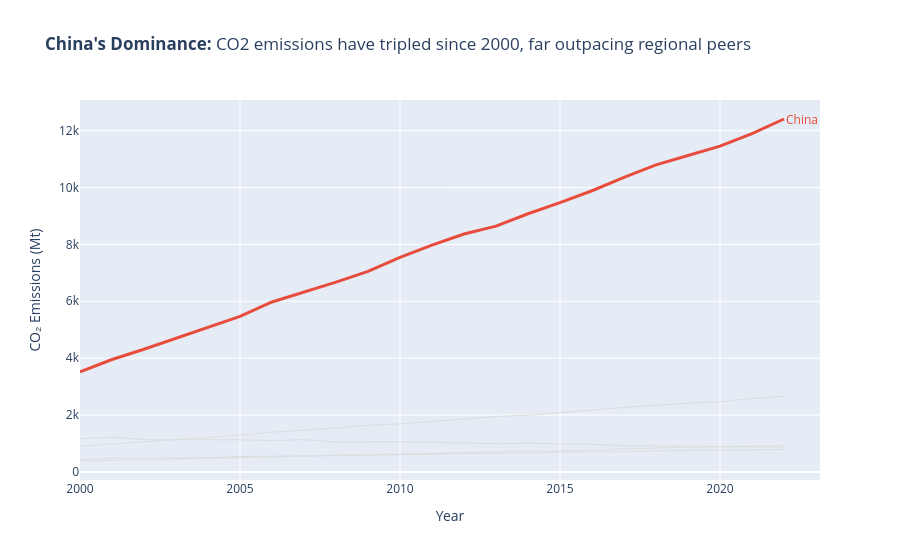

Notebook cell for this chart:
### Markdown cell above
---
## Task 1 — Multi-Series Line Chart with Highlight

**What to build:** A line chart showing CO2 emissions over time for **all Asian countries** in the dataset, with one country highlighted.

**Requirements:**
- All countries shown (for context), but only **one highlighted in colour** — your choice which
- All other lines in grey (#DDDDDD), thinner
- Highlighted country **labelled directly** at the end of its line (not in a legend)
- Insight title that names the highlighted country and its story

> 💡 `df[df['Region'] == 'Asia']` to filter; use `go.Figure()` with a loop for per-country control

### Code cell
# Task 1 — Multi-series line with highlight
# YOUR CODE HERE
df_asia = df[df['Region'] == 'Asia']
countries = df_asia['Country'].unique()
highlight_country = 'China'

fig = go.Figure()

for country in countries:
    country_data = df_asia[df_asia['Country'] == country]

    if country == highlight_country:
        fig.add_trace(go.Scatter(
            x=country_data['Year'],
            y=country_data['CO2_Mt'],
            mode='lines',
            name=country,
            line=dict(color='#E74C3C', width=3)
        ))
    else:
        fig.add_trace(go.Scatter(
            x=country_data['Year'],
            y=country_data['CO2_Mt'],
            mode='lines',
            name=country,
            line=dict(color='#DDDDDD', width=1),
            showlegend=False
        ))

highlight_data = df_asia[df_asia['Country'] == highlight_country]

fig.add_annotation(
    x=highlight_data['Year'].max(),
    y=highlight_data[highlight_data['Year'] == highlight_data['Year'].max()]['CO2_Mt'].values[0],
    text=highlight_country,
    showarrow=False,
    font=dict(size=12, color='#E74C3C'),
    xanchor='left'
)

fig.update_layout(
    title={'text': "<b>China's Dominance:</b> CO2 emissions have tripled since 2000, far outpacing regional peers",
        'x': 0.05,
        'xanchor': 'left'},
    xaxis_title="Year",
    yaxis_title="CO₂ Emissions (Mt)",
    showlegend=False
)

fig.show()

### Figure 1 — Plotly figure (JSON) as saved in the notebook; plotly's stock layout.template omitted (floating-point values rounded to 4 significant figures)
{"data": [{"line": {"color": "#E74C3C", "width": 3}, "mode": "lines", "name": "China", "type": "scatter", "x": [2000, 2001, 2002, 2003, 2004, 2005, 2006, 2007, 2008, 2009, 2010, 2011, 2012, 2013, 2014, 2015, 2016, 2017, 2018, 2019, 2020, 2021, 2022], "y": [3514.0, 3952.0, 4312.0, 4692.0, 5079.0, 5468.0, 5974.0, 6323.0, 6673.0, 7053.0, 7543.0, 7972.0, 8365.0, 8641.0, 9078.0, 9466.0, 9887.0, 10360.0, 10790.0, 11130.0, 11450.0, 11900.0, 12410.0]}, {"line": {"color": "#DDDDDD", "width": 1}, "mode": "lines", "name": "India", "showlegend": false, "type": "scatter", "x": [2000, 2001, 2002, 2003, 2004, 2005, 2006, 2007, 2008, 2009, 2010, 2011, 2012, 2013, 2014, 2015, 2016, 2017, 2018, 2019, 2020, 2021, 2022], "y": [901.6, 974.6, 1056.0, 1146.0, 1205.0, 1291.0, 1396.0, 1466.0, 1542.0, 1637.0, 1687.0, 1774.0, 1865.0, 1945.0, 1994.0, 2092.0, 2177.0, 2267.0, 2345.0, 2419.0, 2466.0, 2580.0, 2661.0]}, {"line": {"color": "#DDDDDD", "width": 1}, "mode": "lines", "name": "Japan", "showlegend": false, "type": "scatter", "x": [2000, 2001, 2002, 2003, 2004, 2005, 2006, 2007, 2008, 2009, 2010, 2011, 2012, 2013, 2014, 2015, 2016, 2017, 2018, 2019, 2020, 2021, 2022], "y": [1166.0, 1220.0, 1136.0, 1131.0, 1151.0, 1127.0, 1101.0, 1133.0, 1050.0, 1061.0, 1064.0, 1042.0, 1005.0, 990.9, 1010.0, 996.6, 967.4, 925.1, 916.6, 914.5, 902.8, 898.1, 865.1]}, {"line": {"color": "#DDDDDD", "width": 1}, "mode": "lines", "name": "South Korea", "showlegend": false, "type": "scatter", "x": [2000, 2001, 2002, 2003, 2004, 2005, 2006, 2007, 2008, 2009, 2010, 2011, 2012, 2013, 2014, 2015, 2016, 2017, 2018, 2019, 2020, 2021, 2022], "y": [438.1, 481.5, 490.6, 490.8, 494.6, 537.2, 539.0, 566.1, 570.0, 585.4, 595.9, 620.6, 631.1, 649.6, 646.2, 686.5, 704.0, 706.0, 738.5, 750.8, 755.8, 777.3, 789.5]}, {"line": {"color": "#DDDDDD", "width": 1}, "mode": "lines", "name": "Indonesia", "showlegend": false, "type": "scatter", "x": [2000, 2001, 2002, 2003, 2004, 2005, 2006, 2007, 2008, 2009, 2010, 2011, 2012, 2013, 2014, 2015, 2016, 2017, 2018, 2019, 2020, 2021, 2022], "y": [382.8, 400.4, 430.7, 453.8, 482.6, 501.9, 533.0, 551.8, 586.6, 602.5, 614.5, 647.3, 680.1, 717.7, 736.3, 738.2, 768.8, 813.7, 834.8, 872.3, 876.5, 898.5, 930.5]}], "layout": {"annotations": [{"font": {"color": "#E74C3C", "size": 12}, "showarrow": false, "text": "China", "x": 2022, "xanchor": "left", "y": 12410.0}], "showlegend": false, "title": {"text": "<b>China's Dominance:</b> CO2 emissions have tripled since 2000, far outpacing regional peers", "x": 0.05, "xanchor": "left"}, "xaxis": {"title": {"text": "Year"}}, "yaxis": {"title": {"text": "CO₂ Emissions (Mt)"}}}}
